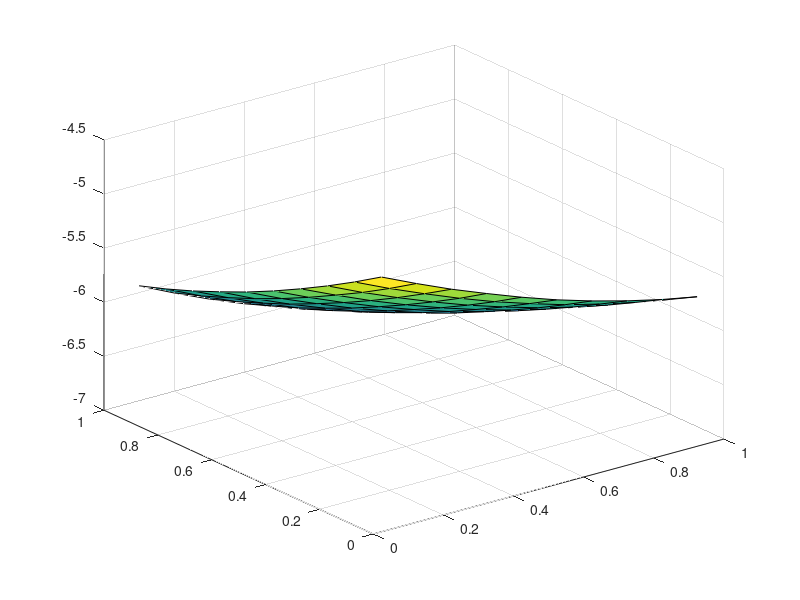

Recreate this plot in MATLAB. (Note: this script raises an error after producing the figure.)
% Find the near-optimal place under Mutual Information criteria for sampling of a GP with a known Covariance
clear all; close all; clc;
%% Define the 2-d mesh (space): X,Y
[X,Y] = meshgrid(0.1:0.1:1,0.1:0.1:1); % X: n*n dimentional mesh; Y: n*n dimentional mesh
N = prod(size(X)); % mesh scale, N = n*n, represents the total number of mesh cells
XX = reshape(X,N,1); % translate a n*n matrix to a N*1 vector, elements are x-axis coordinates
YY = reshape(Y,N,1); % translate a n*n matrix to a N*1 vector, elements are y-axis coordinates
mesh = [XX YY]; % 2-D mesh
%% Define the kernel paramters of interest
% use an RBF covariance function: k(x_i, x_j) = alpha exp{-gamma(x_n-x_m)^2}
alpha = 10;
gamma = 0.1;
%% Create the covariance function
Sigma = zeros(N,N);
for n = 1:N
    for m = 1:N
        Sigma(n,m) = alpha*exp(-gamma*sum((mesh(n,:) - mesh(m,:)).^2)); % Kernel
    end
end
% add some jitter for numerical stability
Sigma = Sigma + 1e-6*eye(N);
%% Sample from a 2-d GP prior
f = mvnrnd(repmat(0,N,1),Sigma,1); % 2-D Gaussian distribution
%% Plot the Gaussian random field
figure()
h=surf(X,Y,reshape(f,size(X))); view(3); 
drawnow;
%% Find the near-optimal place
V_sigma = 1:size(Sigma,1);
F_mi = sfo_fn_mi(Sigma,V_sigma);
k = 3; % Number of the sampling locations
opt.greedy_initial_sset=1:5
[A,scores,evals] = sfo_greedy_lazy(F_mi,V_sigma,k,opt); 
A
%% Plot the selected sampling places
figure()
plot(mesh(A,1),mesh(A,2),'bs','markerfacecolor','blue'); 
xlim([0 1.1]); ylim([0 1.1]); grid on;
set(gca,'xtick',[0:0.1:1.1]); set(gca,'ytick',[0:0.1:1.1]);